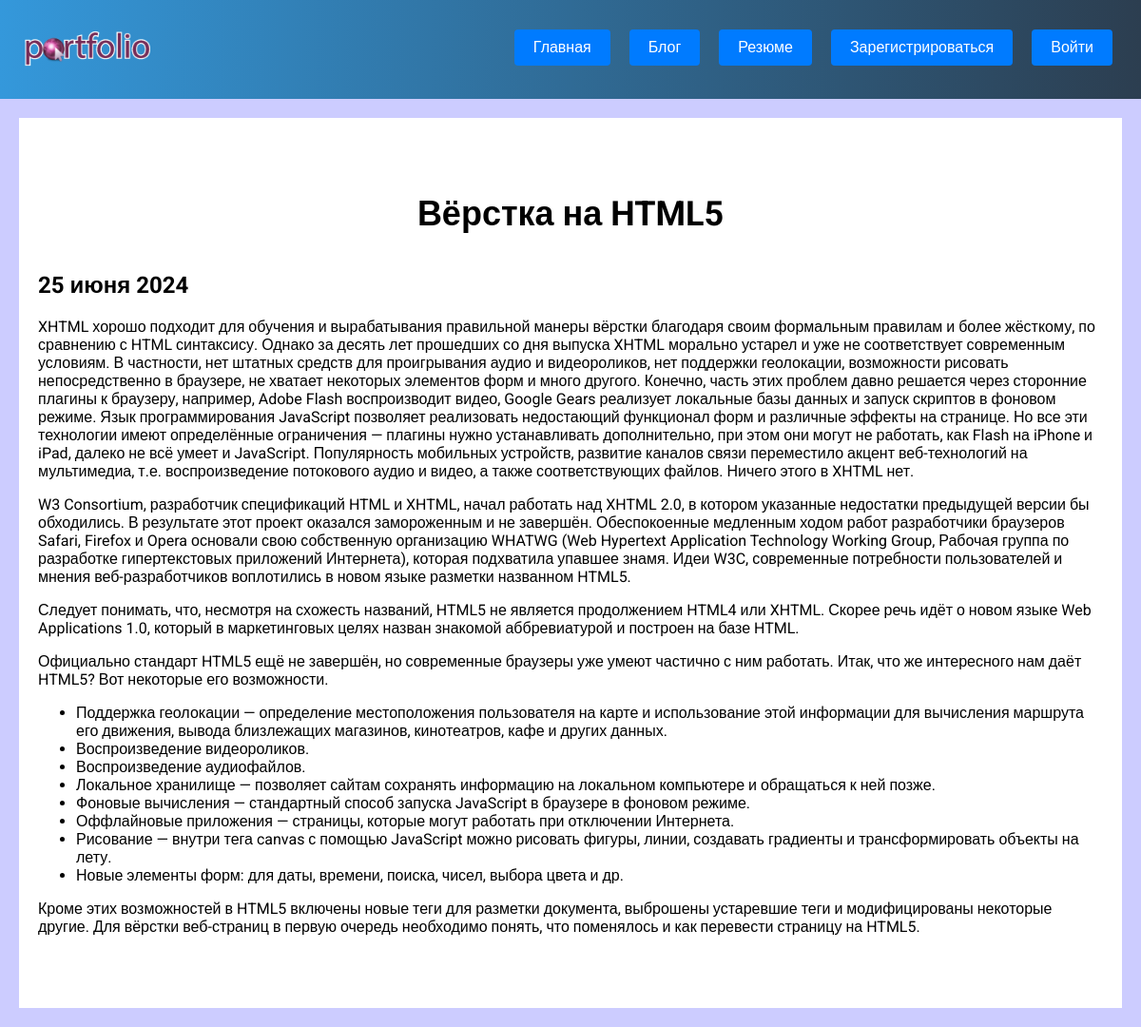
Page /blog/1/ on the committed database.
### blog/models.py (models this page shows, shortened)
class Blog(models.Model):
    title = models.CharField(max_length=200)
    description = models.TextField()
    date = models.DateField()

### blog/views.py (the view)
# urls.py: path('<int:blog_id>/', views.detail, name="detail"),
def detail(request, blog_id):
    blog = get_object_or_404(Blog, pk=blog_id)
    return render(request, 'blog/details.html', {'blog': blog})

### blog/templates/blog/details.html
{% extends 'skills/base.html' %}
{% block content %}
<div class="detail">
<h1>{{ blog.title }}</h1>
    <h2>{{ blog.date|date:'j E Y' }}</h2>
    {{ blog.description|safe }}
</div>
{% endblock %}

### skills/static/css/style.css (style rules this page uses)
body { background: #CCCCFF; padding: 0; margin: 0; font-family: "Roboto", sans-serif; }
.content h1 { text-align: center; margin: 60px 0 40px; font-size: 36px; }
.detail { background: #FFF; padding: 20px 20px 60px; box-sizing: border-box; }

### rows in the picture
Blog: title "Вёрстка на HTML5", date "25 июня 2024", description "XHTML хорошо подходит для обучения и вырабатывания правильной манеры вёрстки благодаря своим формальным правилам и более жёсткому, по сравнению с HTML синтаксису. Однако за десять лет прошедших со дня выпуска XHTML морально устарел и уже не соответствует современным условиям. В частности, нет штатных средств для проигрывания аудио и видеороликов, нет поддержки геолокации, возможности рисовать непосредственно в браузере, не хватает некоторых элементов форм и много другого. Конечно, часть этих проблем давно решается через сторонние плагины к браузеру, например, Adobe Flash воспроизводит видео, Google Gears реализует локальные базы данных и запуск скриптов в фоновом режиме. Язык…"
